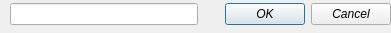
<?xml version="1.0" encoding="UTF-8"?>
<ui version="4.0">
 <class>GetInterface_Dialog</class>
 <widget class="QDialog" name="GetInterface_Dialog">
  <property name="windowModality">
   <enum>Qt::ApplicationModal</enum>
  </property>
  <property name="geometry">
   <rect>
    <x>0</x>
    <y>0</y>
    <width>391</width>
    <height>33</height>
   </rect>
  </property>
  <property name="minimumSize">
   <size>
    <width>391</width>
    <height>33</height>
   </size>
  </property>
  <property name="maximumSize">
   <size>
    <width>391</width>
    <height>33</height>
   </size>
  </property>
  <property name="font">
   <font>
    <italic>true</italic>
   </font>
  </property>
  <property name="windowTitle">
   <string>Enter the network interface to be use</string>
  </property>
  <property name="windowIcon">
   <iconset>
    <normaloff>../resources/icons/FSecurity.ico</normaloff>../resources/icons/FSecurity.ico</iconset>
  </property>
  <property name="modal">
   <bool>true</bool>
  </property>
  <widget class="QWidget" name="horizontalLayoutWidget">
   <property name="geometry">
    <rect>
     <x>10</x>
     <y>0</y>
     <width>381</width>
     <height>29</height>
    </rect>
   </property>
   <layout class="QHBoxLayout" name="horizontalLayout">
    <item>
     <widget class="QLineEdit" name="lineEdit"/>
    </item>
    <item>
     <widget class="QDialogButtonBox" name="buttonBox">
      <property name="orientation">
       <enum>Qt::Horizontal</enum>
      </property>
      <property name="standardButtons">
       <set>QDialogButtonBox::Cancel|QDialogButtonBox::Ok</set>
      </property>
     </widget>
    </item>
   </layout>
  </widget>
 </widget>
 <resources/>
 <connections>
  <connection>
   <sender>buttonBox</sender>
   <signal>accepted()</signal>
   <receiver>GetInterface_Dialog</receiver>
   <slot>accept()</slot>
   <hints>
    <hint type="sourcelabel">
     <x>248</x>
     <y>254</y>
    </hint>
    <hint type="destinationlabel">
     <x>157</x>
     <y>274</y>
    </hint>
   </hints>
  </connection>
  <connection>
   <sender>buttonBox</sender>
   <signal>rejected()</signal>
   <receiver>GetInterface_Dialog</receiver>
   <slot>reject()</slot>
   <hints>
    <hint type="sourcelabel">
     <x>316</x>
     <y>260</y>
    </hint>
    <hint type="destinationlabel">
     <x>286</x>
     <y>274</y>
    </hint>
   </hints>
  </connection>
 </connections>
</ui>
